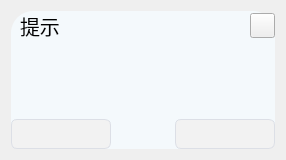
<?xml version="1.0" encoding="UTF-8"?>
<ui version="4.0">
 <class>MyMessageBox</class>
 <widget class="QWidget" name="MyMessageBox">
  <property name="geometry">
   <rect>
    <x>0</x>
    <y>0</y>
    <width>286</width>
    <height>160</height>
   </rect>
  </property>
  <property name="minimumSize">
   <size>
    <width>0</width>
    <height>160</height>
   </size>
  </property>
  <property name="maximumSize">
   <size>
    <width>16777215</width>
    <height>160</height>
   </size>
  </property>
  <property name="windowTitle">
   <string>Form</string>
  </property>
  <property name="styleSheet">
   <string notr="true"/>
  </property>
  <layout class="QHBoxLayout" name="horizontalLayout">
   <item>
    <widget class="QWidget" name="w_bg" native="true">
     <property name="styleSheet">
      <string notr="true">#QLabel { color: #F4F9FC; }
#btn_mbox_btn01, #btn_mbox_btn02 { height: 16px; color: #171414; font-size: 14px; background-color: #f2f2f2; border: 1px solid #DCDFE6; border-radius: 6px; padding: 5px 10px; }
#btn_mbox_btn01:hover, #btn_mbox_btn02:hover { color: #b2b7cb; font-weight: bold; background-color: #1296db; }
#w_bg { background-color: #F4F9FC ; border-radius: 22px; }
#toolButton{backgroud-color:#F4F9FC;border-radius: 22px; }



</string>
     </property>
     <layout class="QVBoxLayout" name="lay_bg" stretch="0,0,0,0">
      <property name="leftMargin">
       <number>0</number>
      </property>
      <property name="topMargin">
       <number>0</number>
      </property>
      <property name="rightMargin">
       <number>0</number>
      </property>
      <property name="bottomMargin">
       <number>0</number>
      </property>
      <item>
       <layout class="QHBoxLayout" name="horizontalLayout_4">
        <property name="leftMargin">
         <number>9</number>
        </property>
        <item>
         <widget class="QLabel" name="lab_messagebox_title">
          <property name="font">
           <font>
            <pointsize>15</pointsize>
            <bold>false</bold>
           </font>
          </property>
          <property name="text">
           <string>提示</string>
          </property>
         </widget>
        </item>
        <item>
         <spacer name="horizontalSpacer_2">
          <property name="orientation">
           <enum>Qt::Horizontal</enum>
          </property>
          <property name="sizeHint" stdset="0">
           <size>
            <width>40</width>
            <height>20</height>
           </size>
          </property>
         </spacer>
        </item>
        <item>
         <widget class="QPushButton" name="btn_system_close">
          <property name="minimumSize">
           <size>
            <width>25</width>
            <height>25</height>
           </size>
          </property>
          <property name="maximumSize">
           <size>
            <width>25</width>
            <height>25</height>
           </size>
          </property>
          <property name="text">
           <string/>
          </property>
          <property name="icon">
           <iconset resource="resMain.qrc">
            <normaloff>:/images/UI/cha.png</normaloff>:/images/UI/cha.png</iconset>
          </property>
          <property name="iconSize">
           <size>
            <width>12</width>
            <height>12</height>
           </size>
          </property>
         </widget>
        </item>
       </layout>
      </item>
      <item>
       <layout class="QHBoxLayout" name="horizontalLayout_3">
        <property name="leftMargin">
         <number>15</number>
        </property>
        <property name="rightMargin">
         <number>15</number>
        </property>
        <item>
         <widget class="QToolButton" name="toolButton">
          <property name="minimumSize">
           <size>
            <width>40</width>
            <height>40</height>
           </size>
          </property>
          <property name="text">
           <string/>
          </property>
          <property name="icon">
           <iconset resource="resMain.qrc">
            <normaloff>:/images/UI/question.png</normaloff>:/images/UI/question.png</iconset>
          </property>
          <property name="iconSize">
           <size>
            <width>35</width>
            <height>35</height>
           </size>
          </property>
         </widget>
        </item>
        <item>
         <widget class="QLabel" name="lab_mess_body">
          <property name="text">
           <string/>
          </property>
          <property name="alignment">
           <set>Qt::AlignCenter</set>
          </property>
         </widget>
        </item>
       </layout>
      </item>
      <item>
       <spacer name="verticalSpacer_2">
        <property name="orientation">
         <enum>Qt::Vertical</enum>
        </property>
        <property name="sizeHint" stdset="0">
         <size>
          <width>20</width>
          <height>40</height>
         </size>
        </property>
       </spacer>
      </item>
      <item>
       <layout class="QHBoxLayout" name="horizontalLayout_2">
        <item>
         <widget class="QPushButton" name="btn_mbox_btn01">
          <property name="minimumSize">
           <size>
            <width>100</width>
            <height>30</height>
           </size>
          </property>
          <property name="text">
           <string/>
          </property>
         </widget>
        </item>
        <item>
         <spacer name="horizontalSpacer">
          <property name="orientation">
           <enum>Qt::Horizontal</enum>
          </property>
          <property name="sizeHint" stdset="0">
           <size>
            <width>40</width>
            <height>20</height>
           </size>
          </property>
         </spacer>
        </item>
        <item>
         <widget class="QPushButton" name="btn_mbox_btn02">
          <property name="minimumSize">
           <size>
            <width>100</width>
            <height>30</height>
           </size>
          </property>
          <property name="text">
           <string/>
          </property>
         </widget>
        </item>
       </layout>
      </item>
     </layout>
    </widget>
   </item>
  </layout>
 </widget>
 <resources>
  <include location="resMain.qrc"/>
 </resources>
 <connections/>
</ui>
